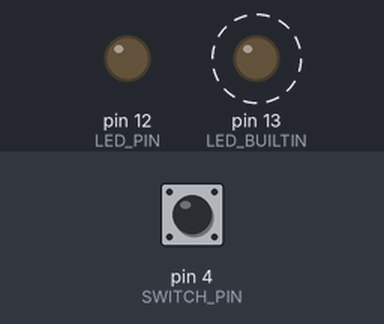
A sketch run on a simulated Arduino Uno, built with avr-gcc and run on an emulated ATmega328P. On the bench: output pins drawn as LEDs (lit = HIGH). Dashed ring = blinking. The inputs (shaded band) are chosen by the test bench; at power-on: pin 4 (SWITCH_PIN) LOW.

Above: at 2.8 s.
2.9 s: pin 4 (SWITCH_PIN) pulled HIGH for 1.2 s
At 3.4 s:
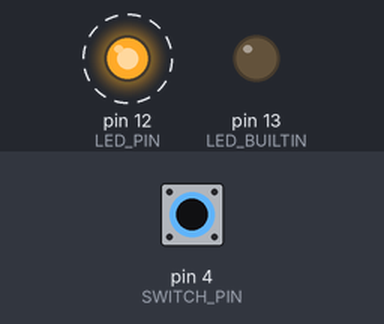
6.4 s: pin 4 (SWITCH_PIN) pulled HIGH for 3.2 s
At 10.4 s:
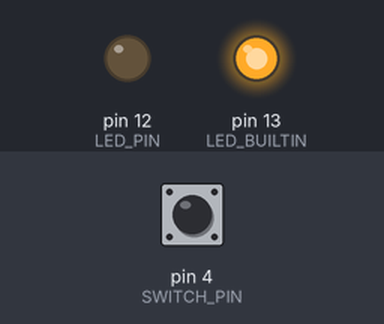
Timing chart, 0 to 17.1 s (numbered marks = the images above; inputs shaded):
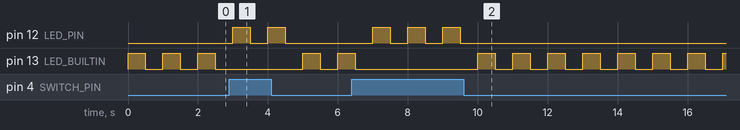

The sketch:

Blink1.ino
```cpp
#define LED_PIN 12 //external LED
#define SWITCH_PIN 4

void setup() {
  // initialize digital pin LED_BUILTIN as an output.
  pinMode(SWITCH_PIN, INPUT);
  pinMode(LED_BUILTIN, OUTPUT);
  pinMode(LED_PIN, OUTPUT);
  digitalWrite(LED_PIN, LOW);
  digitalWrite(LED_BUILTIN, LOW);
}

void loop() {
  int switchVal;
  switchVal = digitalRead(SWITCH_PIN);

  if (switchVal == HIGH) {
    digitalWrite(LED_PIN, HIGH);
    delay(500);
    digitalWrite(LED_PIN, LOW);
    delay(500);
  }

  else {
    digitalWrite(LED_BUILTIN, HIGH);
    delay(500);
    digitalWrite(LED_BUILTIN, LOW);
    delay(500);
  }
}
```

Measured:
- after the input at 2.9 s, pin 12 (LED_PIN): alternates HIGH for 0.50 s and LOW for 0.50 s, 4 changes in all, then stays LOW, starting after 0.10 s
- after the input at 6.4 s, pin 12 (LED_PIN): alternates HIGH for 0.50 s and LOW for 0.50 s, 6 changes in all, then stays LOW, starting after 0.60 s
- by itself, pin 13 (LED_BUILTIN): repeats every 1.0 s: HIGH 0.50 s, LOW 0.50 s
